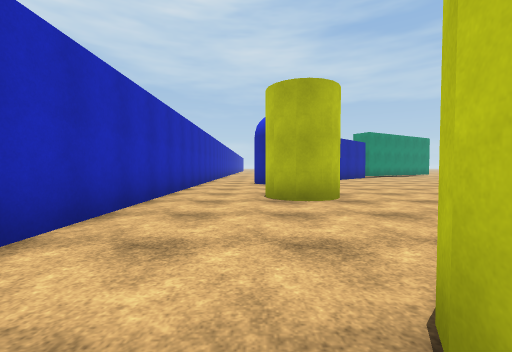
view 1 (above)

24 first-person views from a walk through a 3-D level made in the Unity game engine. The camera is 1.2 m above the floor, tilts 2° down and sees 90° across. The floor is counted in squares, 2 m on a side. Each view is taken from the middle of a square. On the plan, view 1 faces up. The plan holds only what a view shows up to about 9 squares ahead; the rest is blank. The place goes on beyond the plan. Surface patterns are stand-ins for the level's own textures.

view 2
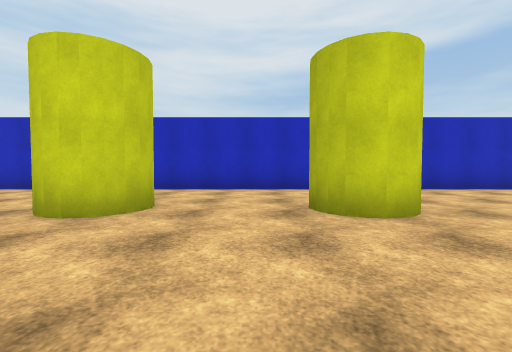

view 3
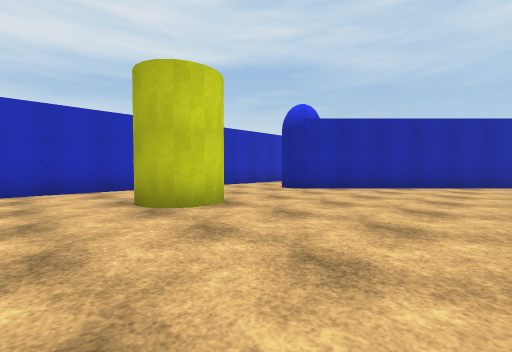

view 4
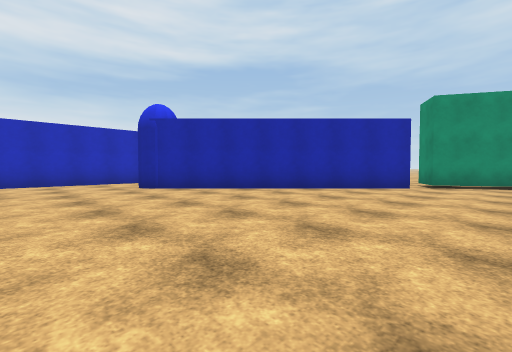

view 5
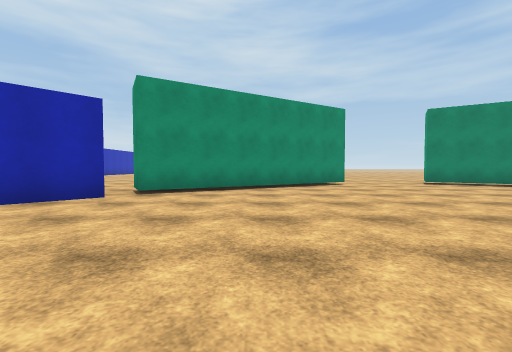

view 6
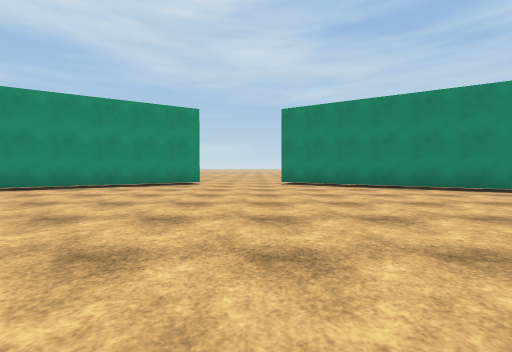

view 7
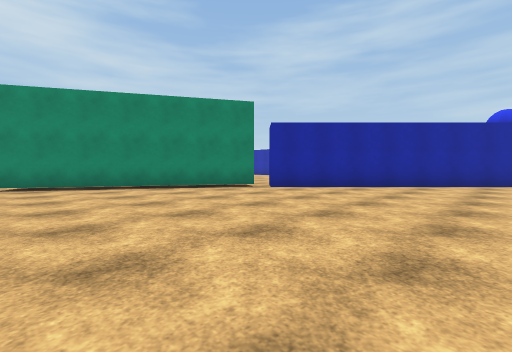

view 8
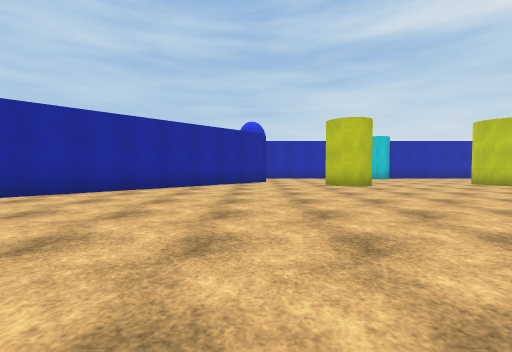

view 9
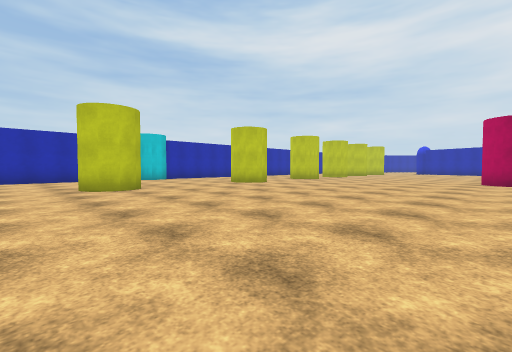

view 10
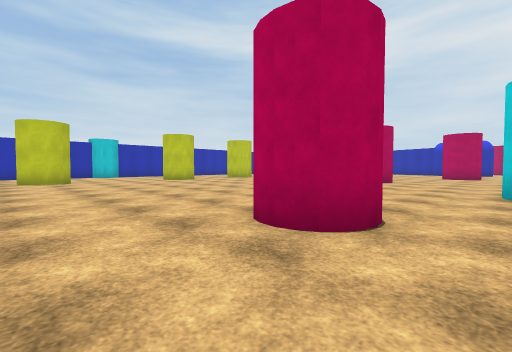

view 11
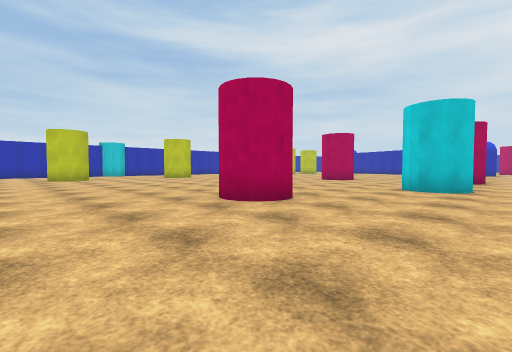

view 12
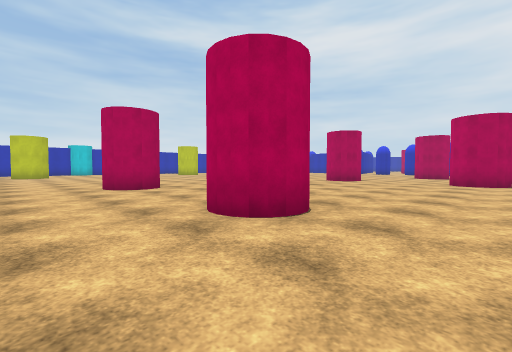

view 13
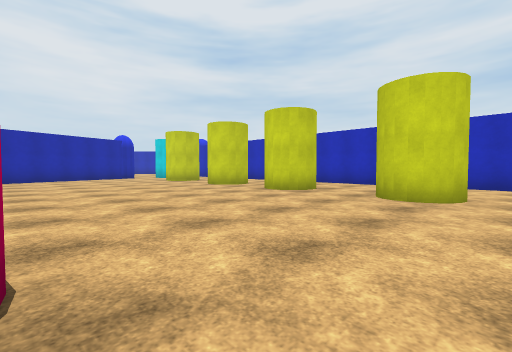

view 14
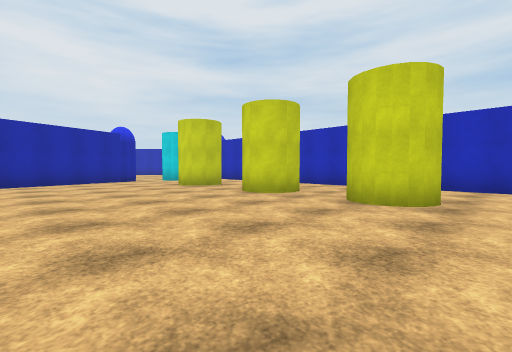

view 15
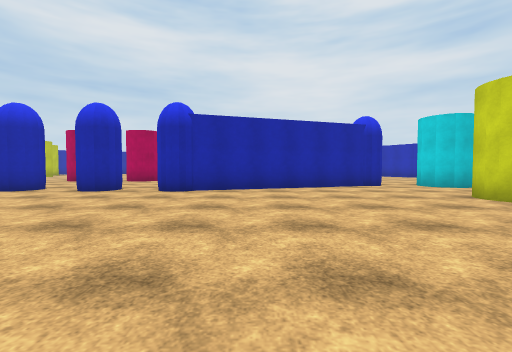

view 16
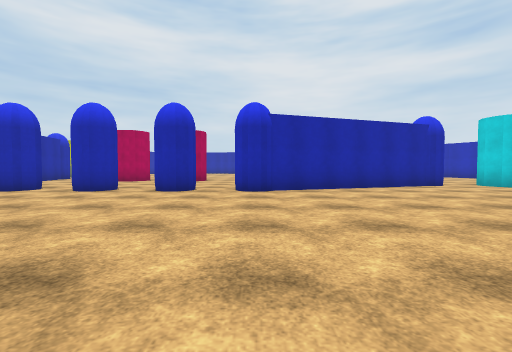

view 17
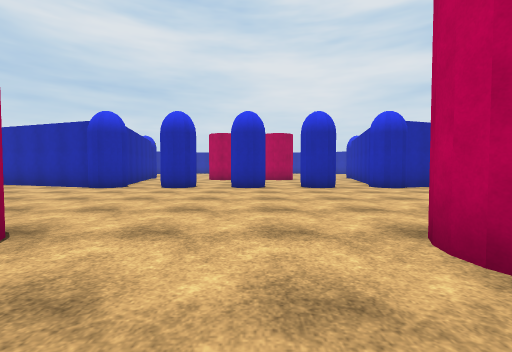

view 18
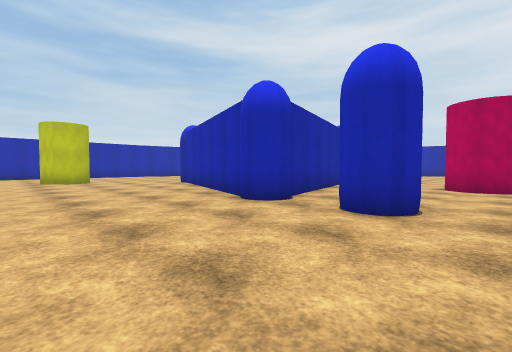

view 19
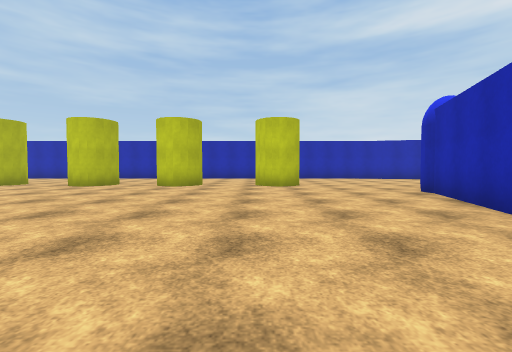

view 20
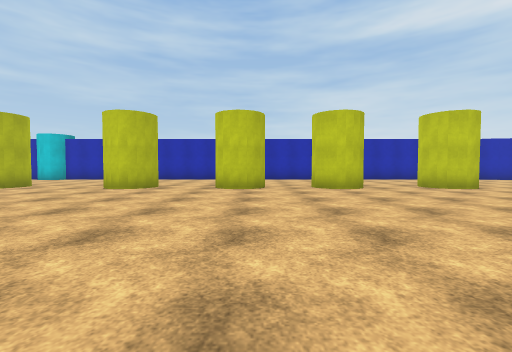

view 21
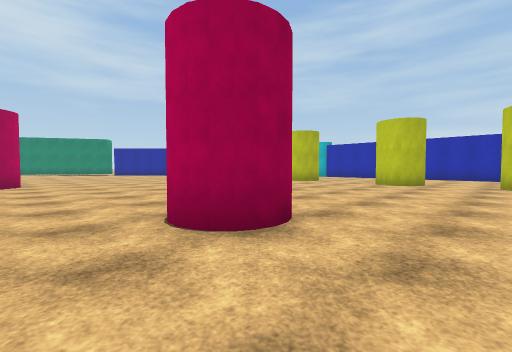

view 22
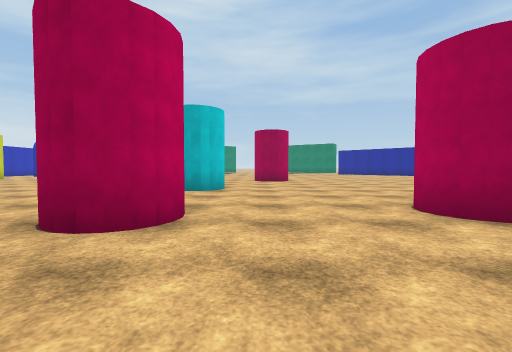

view 23
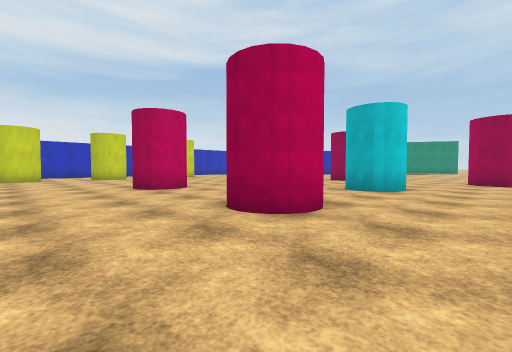

view 24
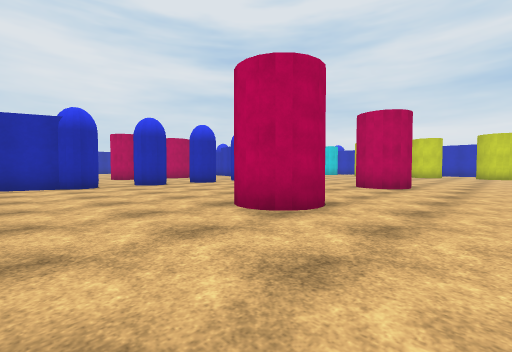

### Floor plan
Key: @ floor where view 1 was taken; # wall or solid block; x gap in a wall; . floor.
Columns run from 2 left of view 1 to 30 right of it. Each row starts with its distance up from view 1.
 18              ##..##
 17            ###....###
 16        ..###........###.
 15        .##............##
 14        ##..............##
 13       ##................##
 12      ##..................##
 11     ##....................##
 10    ##........  ............##
  9 #.##........    ............#
  8 #..........  ...................#
  7 #...............................
  6 #.........................## ..
  5 #..#.... ..##...##..........
  4 #....... ..# ...##..........
  3 #....... ...................
  2 #....   ....................
  1 #..##.  ..................##
  0 #.@##..  .....##...........#.
 -1 #....... ....................
 -2 #...........................
 -3 #..##.....#........#......##
 -4 #  #.....##...##...#.......#.
 -5 #.............................
 -6 #..#......................##..
 -7 #..#......................##
 -8 #...........#....#...........
 -9 #..#........#...##........##.
-10 #. #......................##
-11    ..........................
-12    #.......................#.
-13    #......................##
-14    .........................
-15   ......###.#.#x#x####.......
-16   #x##### #........# ####....
-17            .. .....#      ..
-18                ..  #
-19                ##. #

Where each view was taken, in squares from view 1:
view 1: 0 up, 0 right, facing up
view 2: 1 down, 5 right, facing left
view 3: 3 up, 5 right, facing up-left
view 4: 6 up, 8 right, facing up-left
view 5: 9 up, 9 right, facing up
view 6: 9 up, 14 right, facing up
view 7: 9 up, 15 right, facing up-right
view 8: 9 up, 16 right, facing right
view 9: 8 up, 17 right, facing down-right
view 10: 7 up, 13 right, facing down-right
view 11: 8 up, 11 right, facing down-right
view 12: 7 up, 7 right, facing down-right
view 13: 2 down, 7 right, facing down-left
view 14: 5 down, 6 right, facing down-left
view 15: 8 down, 6 right, facing down
view 16: 8 down, 8 right, facing down
view 17: 7 down, 12 right, facing down
view 18: 11 down, 13 right, facing down-right
view 19: 12 down, 16 right, facing right
view 20: 7 down, 17 right, facing right
view 21: 6 down, 15 right, facing up-right
view 22: 7 down, 14 right, facing up
view 23: 7 down, 15 right, facing up-left
view 24: 6 down, 18 right, facing down-left
